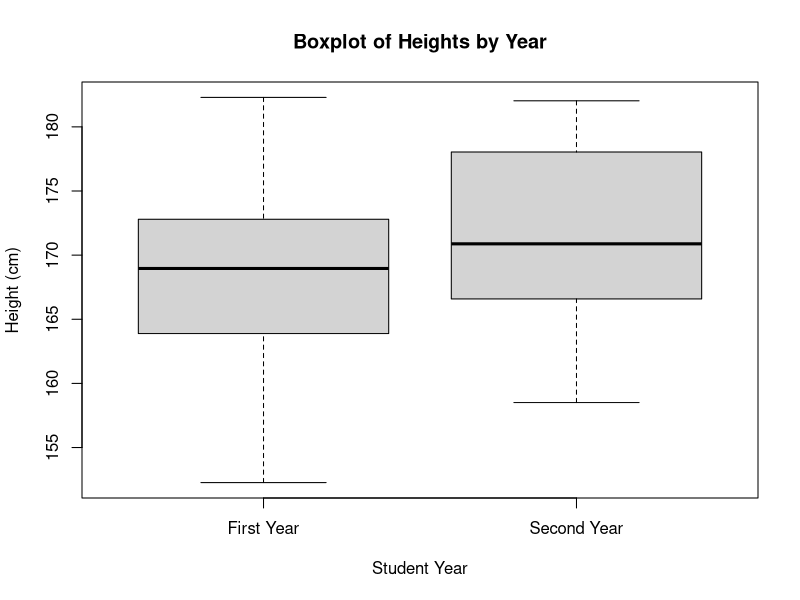
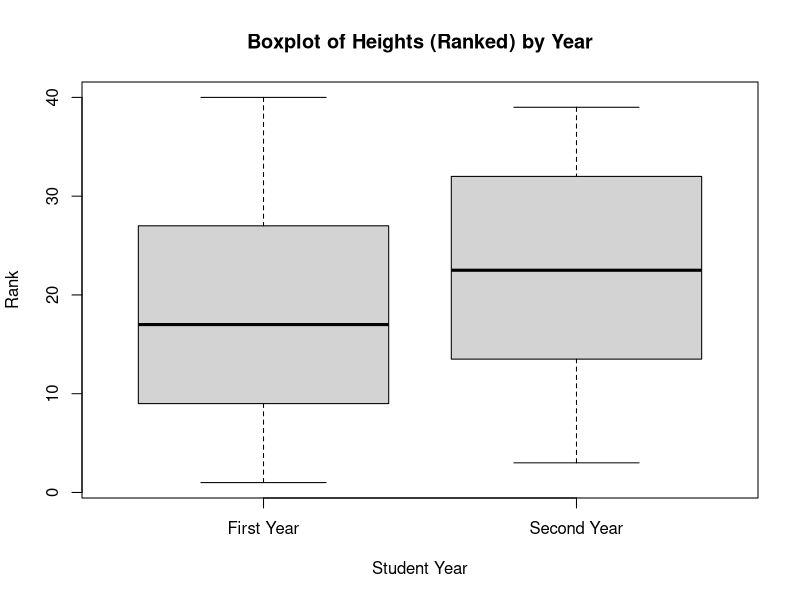
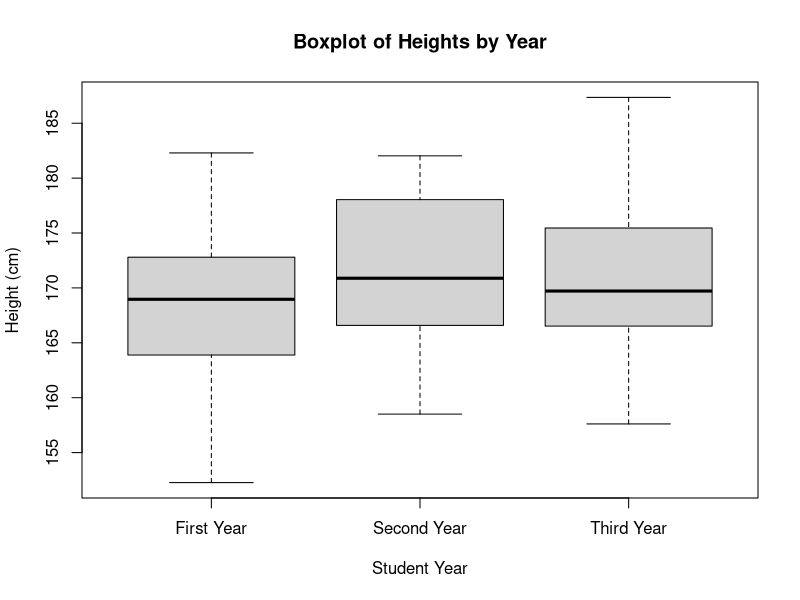
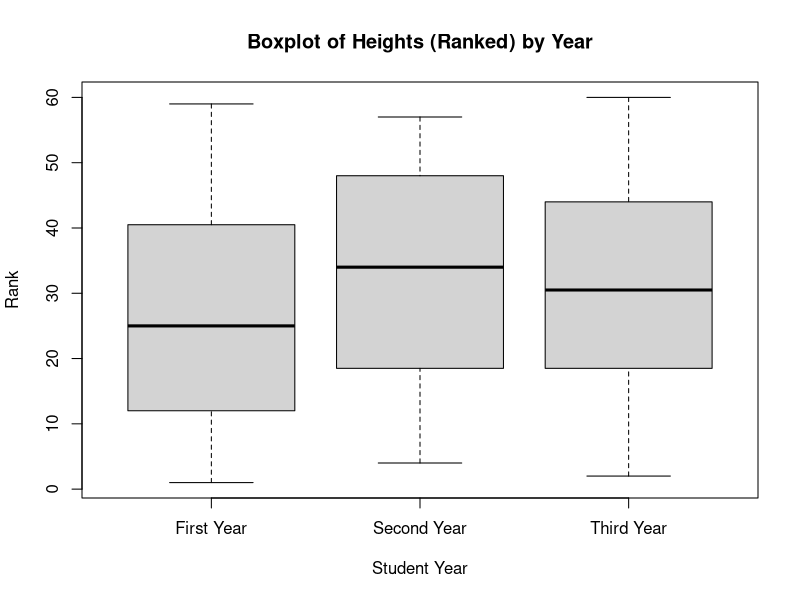

Write R code to recreate these figures, in order. (Note: this script raises an error after producing the figures.)
# set seed
set.seed(123)

# random height data
# first-year students: mean = 168 cm, sd = 8, sample size = 20
# second-year students: mean = 172 cm, sd = 8, sample size = 20
first_year_heights <- rnorm(20, mean = 168, sd = 8)
second_year_heights <- rnorm(20, mean = 172, sd = 8)

# to dataframe
student_heights <- data.frame(
  height = c(first_year_heights, second_year_heights),
  year = factor(rep(c('First Year', 'Second Year'), each = 20))
)

# boxplot
boxplot(height ~ year, data = student_heights,
        main = 'Boxplot of Heights by Year',
        xlab = 'Student Year', ylab = 'Height (cm)')

# ranks
student_heights$rank <- rank(student_heights$height)

# boxplot
boxplot(rank ~ year, data = student_heights,
        main = 'Boxplot of Heights (Ranked) by Year',
        xlab = 'Student Year', ylab = 'Rank')

# mann-whitney 
wilcox.test(height ~ year, data = student_heights)

# random height data
# third-year students: mean = 170, sd = 8, sample size = 20
third_year_heights <- rnorm(20, mean = 170, sd = 8)

# to dataframe
student_heights <- data.frame(
  height = c(first_year_heights, second_year_heights, third_year_heights),
  year = factor(rep(c('First Year', 'Second Year', 'Third Year'), each = 20))
)

# boxplot
boxplot(height ~ year, data = student_heights,
        main = 'Boxplot of Heights by Year',
        xlab = 'Student Year', ylab = 'Height (cm)')

# ranks
student_heights$rank <- rank(student_heights$height)

# boxplot
boxplot(rank ~ year, data = student_heights,
        main = 'Boxplot of Heights (Ranked) by Year',
        xlab = 'Student Year', ylab = 'Rank')

# kruskal-wallis
kruskal.test(height ~ year, data = student_heights)

# means
mean_rank <- student_heights |> 
  group_by(year) |>
  summarise(mean_rank = mean(rank))
  
